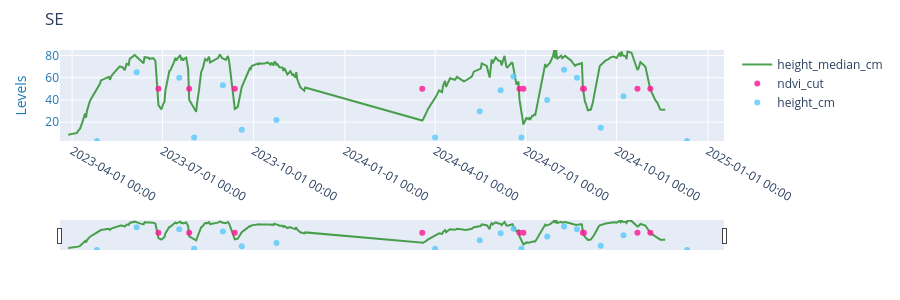

Here is the notebook cell this chart was saved with:
### Code cell
# review 
zone1 = ndvi_height[ndvi_height.zone==zone]
cut1 = ndvi_cuttings[ndvi_cuttings.zone==zone]

ed_plot.plotlystuff([zone1,cut1,  field_height], 
                    ['height_median_cm','ndvi_cut','height_cm'],
                     chrttypes= ['lines','markers', 'markers'],
                     chrttitle=zone)

### Figure 1 — Plotly figure (JSON) as saved in the notebook; plotly's stock layout.template omitted (floating-point values rounded to 4 significant figures; data arrays with more than 128 entries replaced by an {"elided": "..."} marker saying what was removed)
{"data": [{"line": {"color": "#228B22"}, "mode": "lines", "name": "height_median_cm", "opacity": 0.8, "type": "scatter", "x": {"elided": "217 str values"}, "y": {"elided": "217 float values"}, "yaxis": "y"}, {"line": {"color": "#FF1493"}, "mode": "markers", "name": "ndvi_cut", "opacity": 0.8, "type": "scatter", "x": ["2023-06-27T00:00:00", "2023-07-28T00:00:00", "2023-09-12T00:00:00", "2024-03-19T00:00:00", "2024-06-25T00:00:00", "2024-06-29T00:00:00", "2024-08-28T00:00:00", "2024-08-29T00:00:00", "2024-10-22T00:00:00", "2024-11-04T00:00:00"], "y": [50, 50, 50, 50, 50, 50, 50, 50, 50, 50], "yaxis": "y"}, {"line": {"color": "#5acafa"}, "mode": "markers", "name": "height_cm", "opacity": 0.8, "type": "scatter", "x": ["2023-04-26T00:00:00", "2023-06-05T00:00:00", "2023-07-18T00:00:00", "2023-08-02T00:00:00", "2023-08-31T00:00:00", "2023-09-19T00:00:00", "2023-10-24T00:00:00", "2024-04-01T00:00:00", "2024-05-16T00:00:00", "2024-06-06T00:00:00", "2024-06-19T00:00:00", "2024-06-27T00:00:00", "2024-07-23T00:00:00", "2024-08-09T00:00:00", "2024-08-22T00:00:00", "2024-09-15T00:00:00", "2024-10-08T00:00:00", "2024-12-11T00:00:00"], "y": [3, 64.9, 60, 6.1, 53.3, 13.1, 21.9, 6.1, 29.9, 48.8, 61, 6.1, 39.9, 67.1, 60, 14.9, 43.3, 3], "yaxis": "y"}], "layout": {"height": 300, "margin": {"b": 50, "l": 60, "r": 60, "t": 50}, "title": {"text": "SE"}, "xaxis": {"rangeslider": {"visible": true}, "tickformat": "%Y-%m-%d %H:%M", "type": "date"}, "yaxis": {"range": [3, 84.95], "tickfont": {"color": "#1f77b4"}, "title": {"font": {"color": "#1f77b4"}, "text": "Levels"}}}}
